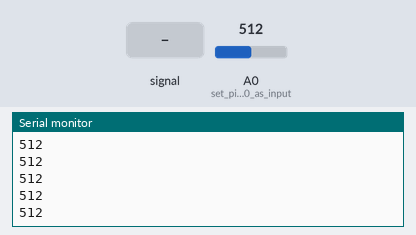
Bench run of a sketch on a simulated Arduino Uno, built with avr-gcc and run on an emulated ATmega328P. Parts: the last lines printed to the serial monitor. The test bench sets the inputs (shaded band); at power-on: A0 (set_pin_A0_as_input) = 512.

Above: at 1.2 s.
1.3 s: A0 (set_pin_A0_as_input) fed a 200 Hz sine of ±81 counts around its level
At 2.0 s:
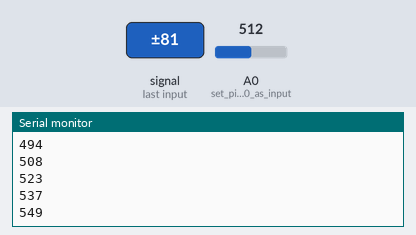
2.8 s: A0 (set_pin_A0_as_input) set to 716
At 3.3 s:
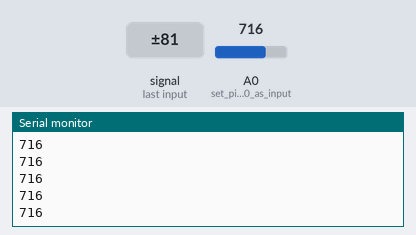
4.3 s: A0 (set_pin_A0_as_input) set to 900
At 4.8 s:
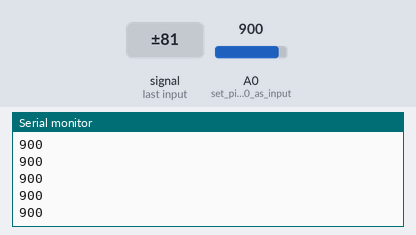
5.8 s: A0 (set_pin_A0_as_input) fed a 200 Hz sine of ±81 counts around its level
At 6.7 s:
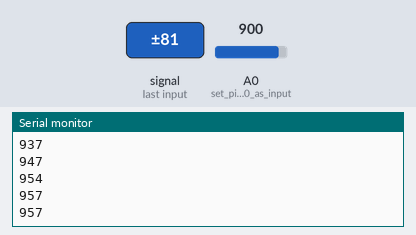
Timing chart, 0 to 8.3 s (numbered marks = the images above; inputs shaded):
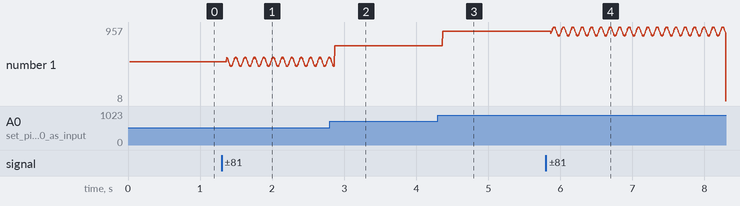

The sketch:

Module_01_Potentiometer_1.ino
```cpp
int value; //declare a new interger variable
int returnValue; //declare a new interger called returnValue
long samples; //declare a new long variable called result

void setup() {
  Serial.begin(9600); // start serial port with 9600 baud rate
  Serial.println("Module_01_Potentiometer"); //print message over serial
  pinMode(A0, INPUT); //set pin A0 as input
}


void loop() {
  value = niceRead(A0, 20); //call the function 'niceRead' with two variables (A0 and 20). A0 is the pin that we're measuring, 20 is the amount of samples we take
  Serial.println(value); //print the value over serial
}

int niceRead(int thePin, int numSamples) { //make a new function colled niceRead. This function needs two variables to work; thePin and numSamples
  samples = 0; //set samples to 0
  for (int i = 0; i < numSamples; i++) { //this is a for loop;
    samples = samples + analogRead(thePin); //measure the voltage at 'thePin' 'numSamples' times and add the values together.
  }
  returnValue = int(samples / numSamples); //devide the total value stored in samples by the amount of samples taken. Cast this number to an int to make (if we don't castit to an it the value could be a float and we get an error
  return returnValue; //return the value
}
```

Measured:
- after the input at 1.3 s, the serial monitor: prints a new line after 0.07 s (image 1)
- after the input at 2.8 s, the serial monitor: prints a new line after 0.07 s (image 2)
- after the input at 4.3 s, the serial monitor: prints a new line after 0.07 s (image 3)
- after the input at 5.8 s, the serial monitor: prints a new line after 0.07 s (image 4)
- plotted number 1: 512 → 569 after the input at 1.3 s, 569 → 716 after the input at 2.8 s, 716 → 900 after the input at 4.3 s, 900 → 8 after the input at 5.8 s
